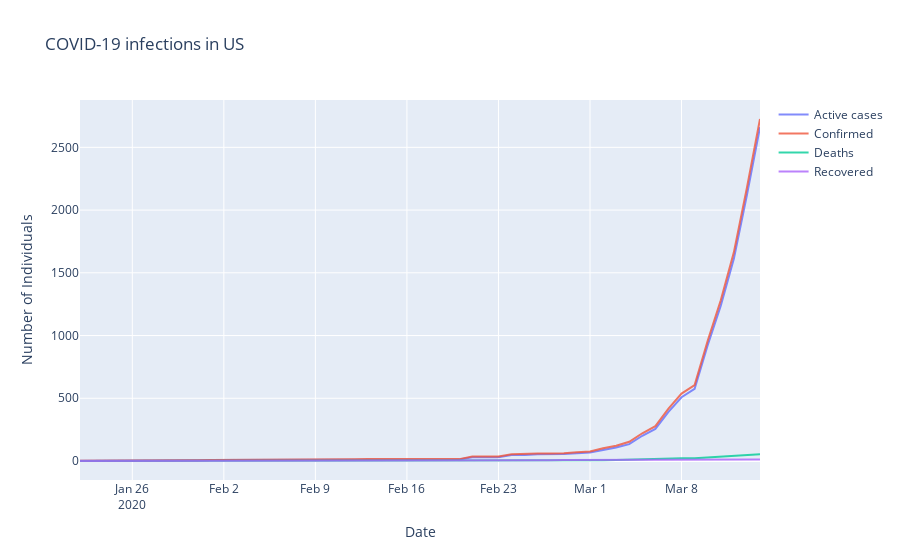

Notebook cell for this chart:
### Code cell
region = 'US'

print('Fatality rate: {:.2f}%'.format(100 *
                                     df[(df['Country/Region'] == region) &
                                        (df['date'] == df['date'].iloc[-1])]['Deaths'].sum() /
                                     df[(df['Country/Region'] == region) &
                                        (df['date'] == df['date'].iloc[-1])]['Confirmed'].sum()))

fig = go.Figure()
fig.add_trace(go.Scatter(
                x=df[df['Country/Region'] == region].groupby('date')['date'].first(),
                y=df[df['Country/Region'] == region].groupby('date')['Active'].sum(),
                name="Active cases",
                opacity=0.8))

fig.add_trace(go.Scatter(
                x=df[df['Country/Region'] == region].groupby('date')['date'].first(),
                y=df[df['Country/Region'] == region].groupby('date')['Confirmed'].sum(),
                name="Confirmed",
                opacity=0.8))

fig.add_trace(go.Scatter(
                x=df[df['Country/Region'] == region].groupby('date')['date'].first(),
                y=df[df['Country/Region'] == region].groupby('date')['Deaths'].sum(),
                name="Deaths",
                opacity=0.8))

fig.add_trace(go.Scatter(
                x=df[df['Country/Region'] == region].groupby('date')['date'].first(),
                y=df[df['Country/Region'] == region].groupby('date')['Recovered'].sum(),
                name="Recovered",
                opacity=0.8))

fig.update_layout(title="COVID-19 infections in {}".format(region),
                  xaxis_title="Date",
                  yaxis_title="Number of Individuals")

fig.show()
